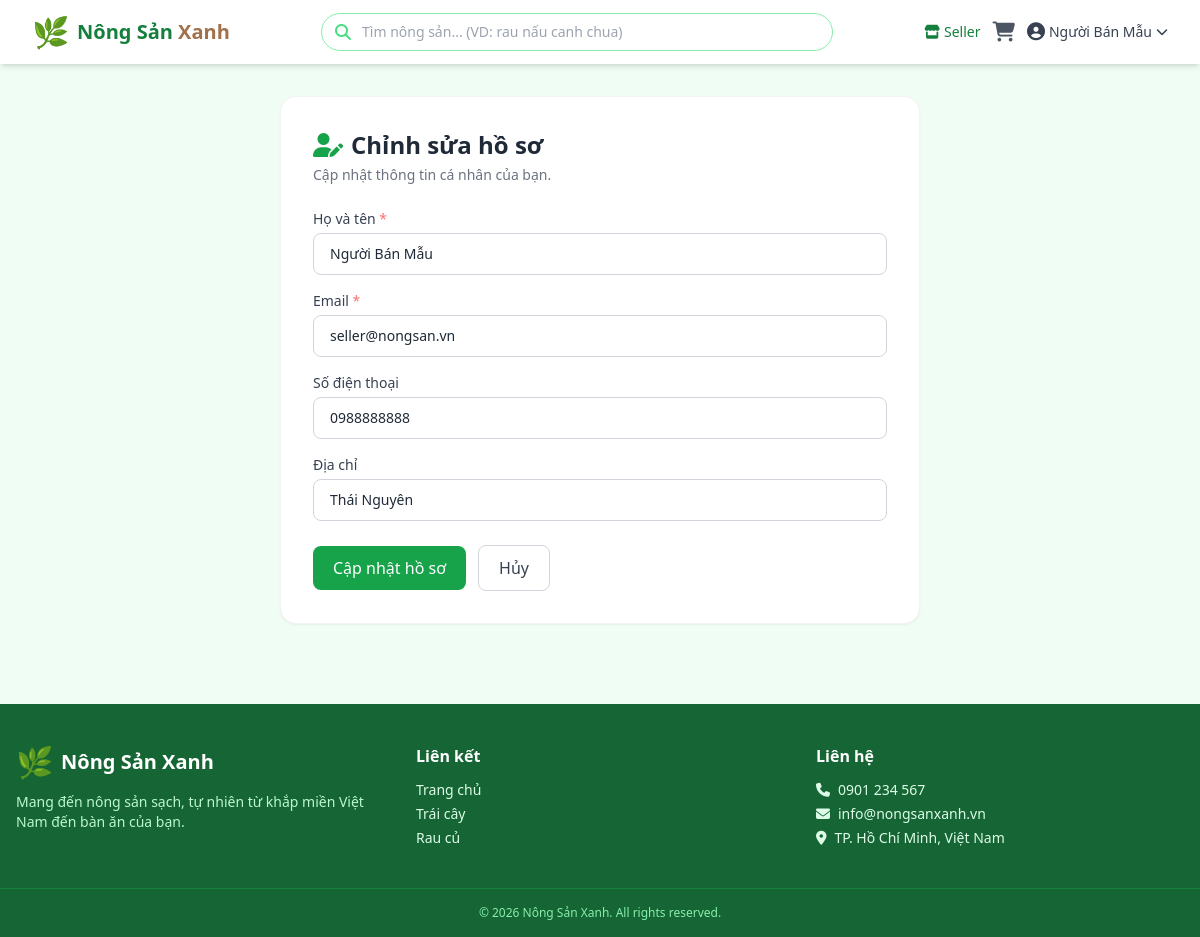
The page /profile/edit (signed in) on the database its author committed.
### models.py (models this page shows, shortened)
class User(UserMixin, db.Model):
    __tablename__ = 'users'
    id = db.Column(db.Integer, primary_key=True)
    username = db.Column(db.String(80), unique=True, nullable=False, index=True)
    email = db.Column(db.String(120), unique=True, nullable=False, index=True)
    password_hash = db.Column(db.String(256), nullable=False)
    full_name = db.Column(db.String(150), nullable=False)
    phone = db.Column(db.String(20), nullable=True)
    address = db.Column(db.String(300), nullable=True)
    role = db.Column(db.String(20), nullable=False, default='buyer')  # 'admin' | 'seller' | 'buyer'
    is_active = db.Column(db.Boolean, default=True)
    created_at = db.Column(db.DateTime, default=datetime.utcnow)
    orders = db.relationship('Order', backref='customer', lazy='dynamic')
    products = db.relationship('Product', backref='seller', lazy='dynamic', foreign_keys='Product.seller_id')
    def is_admin(self):
        return self.role == 'admin'
    def is_seller(self):
        return self.role == 'seller'

### app.py (the view, shortened to what this page needs)
@app.route('/profile/edit', methods=['GET', 'POST'])
@login_required
def profile_edit():
    form = ProfileForm(obj=current_user)
    return render_template('profile_edit.html', form=form)

### forms.py
class ProfileForm(FlaskForm):
    full_name = StringField('Họ và tên', validators=[
        DataRequired(message='Vui lòng nhập họ tên.'),
        Length(max=150),
    ])
    email = StringField('Email', validators=[
        DataRequired(message='Vui lòng nhập email.'),
        Email(message='Email không hợp lệ.'),
    ])
    phone = StringField('Số điện thoại', validators=[Optional(), Length(max=20)])
    address = StringField('Địa chỉ', validators=[Optional(), Length(max=300)])
    submit = SubmitField('Cập nhật hồ sơ')

### app.py (called while the page is built)
@login_manager.user_loader
def load_user(user_id):
    return db.session.get(User, int(user_id))

@app.context_processor
def inject_cart_count():
    cart = session.get('cart', {})
    count = sum(item['quantity'] for item in cart.values())
    return dict(cart_count=count, image_url=build_image_url)

### templates/profile_edit.html (shortened to what this page needs)
{% extends 'base.html' %}
{% block content %}
<div class="max-w-2xl mx-auto px-4 py-8">
    <div class="bg-white rounded-2xl shadow-sm border border-gray-100 p-6 md:p-8">
        <h1 class="text-2xl font-bold text-gray-800 mb-1">
            <i class="fas fa-user-edit text-green-brand-600 mr-2"></i>Chỉnh sửa hồ sơ
        </h1>
        <p class="text-sm text-gray-500 mb-6">Cập nhật thông tin cá nhân của bạn.</p>
        <form method="POST" class="space-y-4">
            <div>
                <label class="block text-sm font-medium text-gray-700 mb-1">Họ và tên <span class="text-red-400">*</span></label>
                {{ form.full_name(class="w-full px-4 py-2.5 rounded-lg border border-gray-300 focus:border-green-brand-500 focus:ring-2 focus:ring-green-brand-200 outline-none text-sm") }}
            </div>
            <div>
                <label class="block text-sm font-medium text-gray-700 mb-1">Email <span class="text-red-400">*</span></label>
                {{ form.email(class="w-full px-4 py-2.5 rounded-lg border border-gray-300 focus:border-green-brand-500 focus:ring-2 focus:ring-green-brand-200 outline-none text-sm") }}
            </div>
            <div>
                <label class="block text-sm font-medium text-gray-700 mb-1">Số điện thoại</label>
                {{ form.phone(class="w-full px-4 py-2.5 rounded-lg border border-gray-300 focus:border-green-brand-500 focus:ring-2 focus:ring-green-brand-200 outline-none text-sm") }}
            </div>
            <div>
                <label class="block text-sm font-medium text-gray-700 mb-1">Địa chỉ</label>
                {{ form.address(class="w-full px-4 py-2.5 rounded-lg border border-gray-300 focus:border-green-brand-500 focus:ring-2 focus:ring-green-brand-200 outline-none text-sm") }}
            </div>
            <div class="flex items-center gap-3 pt-2">
                {{ form.submit(class="bg-green-brand-600 text-white px-5 py-2.5 rounded-lg hover:bg-green-brand-700 transition font-medium cursor-pointer") }}
                <a href="{{ url_for('profile') }}"
                   class="px-5 py-2.5 rounded-lg border border-gray-300 text-gray-700 hover:bg-gray-50 transition font-medium">
                    Hủy
                </a>
            </div>
        </form>
    </div>
</div>
{% endblock %}

### templates/base.html (shortened to what this page needs)
<!DOCTYPE html>
<html lang="vi">
<head>
    <script src="https://cdn.tailwindcss.com"></script>
    <link rel="stylesheet" href="https://cdnjs.cloudflare.com/ajax/libs/font-awesome/6.5.0/css/all.min.css">
</head>
<body class="bg-green-brand-50 text-gray-800 min-h-screen flex flex-col">
    <nav class="bg-white shadow-md sticky top-0 z-50">
        <div class="max-w-7xl mx-auto px-4 sm:px-6 lg:px-8">
            <div class="flex justify-between items-center h-16">
                <a href="{{ url_for('index') }}" class="flex items-center gap-2">
                    <span class="text-3xl">🌿</span>
                    <span class="text-xl font-bold text-green-brand-700">Nông Sản <span class="text-earth-500">Xanh</span></span>
                </a>
                <div class="hidden md:flex flex-1 max-w-lg mx-8">
                    <form action="{{ url_for('index') }}" method="GET" class="w-full relative">
                        <input type="text" name="q" value="{{ request.args.get('q', '') }}"
                               placeholder="Tìm nông sản... (VD: rau nấu canh chua)"
                               class="w-full pl-10 pr-4 py-2 rounded-full border border-green-brand-300 focus:border-green-brand-500 focus:ring-2 focus:ring-green-brand-200 outline-none text-sm"
                               id="searchInput" autocomplete="off">
                        <i class="fas fa-search absolute left-3.5 top-1/2 -translate-y-1/2 text-green-brand-400"></i>
                    </form>
                </div>
                <div class="flex items-center gap-3">
                    {% if current_user.is_authenticated %}
                        {% if current_user.is_admin() %}
                            <a href="{{ url_for('admin_dashboard') }}" class="hidden sm:inline-flex items-center gap-1 text-sm text-green-brand-700 hover:text-green-brand-900 font-medium">
                                <i class="fas fa-tachometer-alt"></i> Admin
                            </a>
                        {% elif current_user.is_seller() %}
                            <a href="{{ url_for('seller_dashboard') }}" class="hidden sm:inline-flex items-center gap-1 text-sm text-green-brand-700 hover:text-green-brand-900 font-medium">
                                <i class="fas fa-store"></i> Seller
                            </a>
                        {% endif %}
                        <a href="{{ url_for('cart') }}" class="relative text-gray-600 hover:text-green-brand-700">
                            <i class="fas fa-shopping-cart text-xl"></i>
                        </a>
                        <details class="relative">
                            <summary class="flex items-center gap-1 text-sm text-gray-700 hover:text-green-brand-700 font-medium cursor-pointer list-none">
                                <i class="fas fa-user-circle text-lg"></i>
                                <span class="hidden sm:inline">{{ current_user.full_name }}</span>
                                <i class="fas fa-chevron-down text-xs"></i>
                            </summary>
                        </details>
                    {% endif %}
                </div>
            </div>
        </div>
    </nav>
    <main class="flex-1">
        {% block content %}{% endblock %}
    </main>
    <footer class="bg-green-brand-800 text-green-brand-100 mt-12">
        <div class="max-w-7xl mx-auto px-4 py-10 grid grid-cols-1 md:grid-cols-3 gap-8">
            <div>
                <div class="flex items-center gap-2 mb-3">
                    <span class="text-3xl">🌿</span>
                    <span class="text-xl font-bold text-white">Nông Sản Xanh</span>
                </div>
                <p class="text-sm text-green-brand-200">Mang đến nông sản sạch, tự nhiên từ khắp miền Việt Nam đến bàn ăn của bạn.</p>
            </div>
            <div>
                <h4 class="font-semibold text-white mb-3">Liên kết</h4>
                <ul class="space-y-1 text-sm">
                    <li><a href="{{ url_for('index') }}" class="hover:text-white transition">Trang chủ</a></li>
                    <li><a href="{{ url_for('index', category='Trái cây') }}" class="hover:text-white transition">Trái cây</a></li>
                    <li><a href="{{ url_for('index', category='Rau củ') }}" class="hover:text-white transition">Rau củ</a></li>
                </ul>
            </div>
            <div>
                <h4 class="font-semibold text-white mb-3">Liên hệ</h4>
                <ul class="space-y-1 text-sm">
                    <li><i class="fas fa-phone mr-2"></i>0901 234 567</li>
                    <li><i class="fas fa-envelope mr-2"></i>info@nongsanxanh.vn</li>
                    <li><i class="fas fa-map-marker-alt mr-2"></i>TP. Hồ Chí Minh, Việt Nam</li>
                </ul>
            </div>
        </div>
        <div class="border-t border-green-brand-700 text-center py-4 text-xs text-green-brand-300">
            &copy; 2026 Nông Sản Xanh. All rights reserved.
        </div>
    </footer>
</body>
</html>

### rows shown on the page
User: full_name "Người Bán Mẫu", email "seller@nongsan.vn", phone "0988888888", address "Thái Nguyên"
